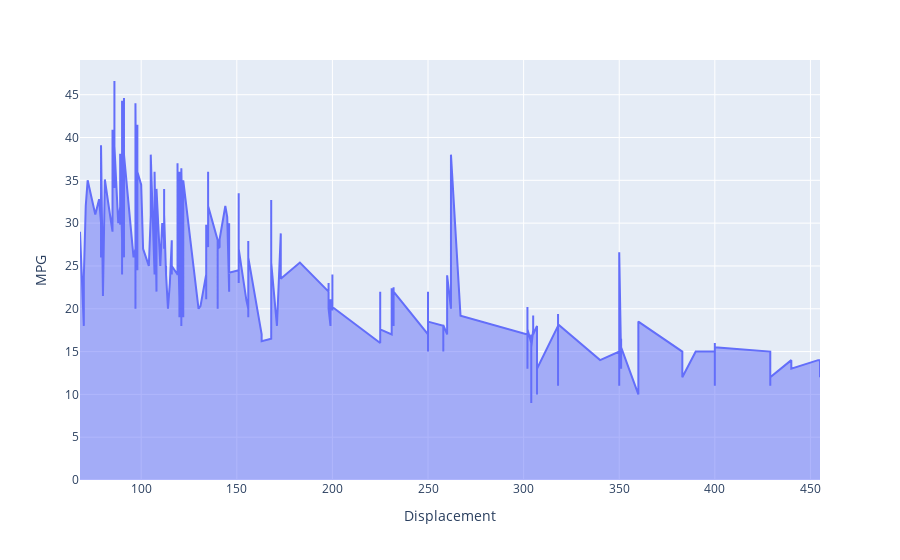

This figure's notebook cell:
### Code cell
# Area plot of displacement versus mileage shows that they are inversely proportional.
fig = px.area(df, x='Displacement', y='MPG')
fig

### Figure 1 — Plotly figure (JSON) as saved in the notebook; plotly's stock layout.template omitted (floating-point values rounded to 4 significant figures; data arrays with more than 128 entries replaced by an {"elided": "..."} marker saying what was removed)
{"data": [{"hovertemplate": "Displacement=%{x}<br>MPG=%{y}<extra></extra>", "legendgroup": "", "line": {"color": "#636efa"}, "mode": "lines", "name": "", "orientation": "v", "showlegend": false, "stackgroup": "1", "type": "scatter", "x": {"elided": "398 float values"}, "xaxis": "x", "y": {"elided": "398 float values"}, "yaxis": "y"}], "layout": {"legend": {"tracegroupgap": 0}, "margin": {"t": 60}, "xaxis": {"anchor": "y", "domain": [0, 1], "title": {"text": "Displacement"}}, "yaxis": {"anchor": "x", "domain": [0, 1], "title": {"text": "MPG"}}}}
